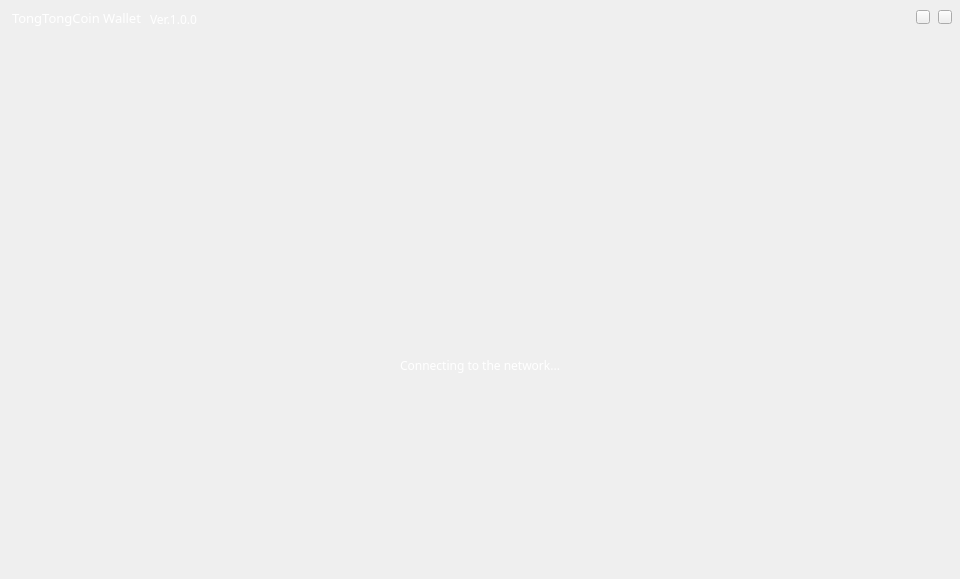
<?xml version="1.0" encoding="UTF-8"?>
<ui version="4.0">
 <class>WaitingForSync</class>
 <widget class="QWidget" name="WaitingForSync">
  <property name="geometry">
   <rect>
    <x>0</x>
    <y>0</y>
    <width>960</width>
    <height>579</height>
   </rect>
  </property>
  <property name="windowTitle">
   <string>Form</string>
  </property>
  <widget class="QToolButton" name="minBtn">
   <property name="geometry">
    <rect>
     <x>916</x>
     <y>10</y>
     <width>14</width>
     <height>14</height>
    </rect>
   </property>
   <property name="cursor">
    <cursorShape>PointingHandCursor</cursorShape>
   </property>
   <property name="focusPolicy">
    <enum>Qt::NoFocus</enum>
   </property>
   <property name="text">
    <string/>
   </property>
  </widget>
  <widget class="QToolButton" name="closeBtn">
   <property name="geometry">
    <rect>
     <x>938</x>
     <y>10</y>
     <width>14</width>
     <height>14</height>
    </rect>
   </property>
   <property name="cursor">
    <cursorShape>PointingHandCursor</cursorShape>
   </property>
   <property name="focusPolicy">
    <enum>Qt::NoFocus</enum>
   </property>
   <property name="text">
    <string/>
   </property>
  </widget>
  <widget class="QLabel" name="logoLabel">
   <property name="geometry">
    <rect>
     <x>380</x>
     <y>137</y>
     <width>231</width>
     <height>112</height>
    </rect>
   </property>
   <property name="text">
    <string/>
   </property>
   <property name="alignment">
    <set>Qt::AlignCenter</set>
   </property>
  </widget>
  <widget class="QLabel" name="textLabel">
   <property name="geometry">
    <rect>
     <x>381</x>
     <y>220</y>
     <width>197</width>
     <height>29</height>
    </rect>
   </property>
   <property name="font">
    <font>
     <family>宋体</family>
     <pointsize>24</pointsize>
     <weight>75</weight>
     <bold>true</bold>
    </font>
   </property>
   <property name="styleSheet">
    <string notr="true">color: rgb(255, 255, 255);</string>
   </property>
   <property name="text">
    <string/>
   </property>
   <property name="alignment">
    <set>Qt::AlignCenter</set>
   </property>
  </widget>
  <widget class="QLabel" name="gifLabel">
   <property name="geometry">
    <rect>
     <x>465</x>
     <y>301</y>
     <width>39</width>
     <height>39</height>
    </rect>
   </property>
   <property name="text">
    <string/>
   </property>
  </widget>
  <widget class="QLabel" name="loadingLabel">
   <property name="geometry">
    <rect>
     <x>330</x>
     <y>350</y>
     <width>300</width>
     <height>30</height>
    </rect>
   </property>
   <property name="font">
    <font>
     <family>微软雅黑</family>
     <pointsize>9</pointsize>
    </font>
   </property>
   <property name="styleSheet">
    <string notr="true">color: rgb(255, 255, 255);</string>
   </property>
   <property name="text">
    <string>Connecting to the network...</string>
   </property>
   <property name="alignment">
    <set>Qt::AlignCenter</set>
   </property>
  </widget>
  <widget class="QLabel" name="versionLabel_2">
   <property name="geometry">
    <rect>
     <x>12</x>
     <y>10</y>
     <width>131</width>
     <height>16</height>
    </rect>
   </property>
   <property name="font">
    <font>
     <family>微软雅黑</family>
     <pointsize>10</pointsize>
    </font>
   </property>
   <property name="styleSheet">
    <string notr="true">color: rgb(255, 255, 255);</string>
   </property>
   <property name="text">
    <string>TongTongCoin Wallet</string>
   </property>
  </widget>
  <widget class="QLabel" name="versionLabel">
   <property name="geometry">
    <rect>
     <x>150</x>
     <y>12</y>
     <width>81</width>
     <height>14</height>
    </rect>
   </property>
   <property name="font">
    <font>
     <family>微软雅黑</family>
     <pointsize>9</pointsize>
    </font>
   </property>
   <property name="styleSheet">
    <string notr="true">color: rgb(255, 255, 255);</string>
   </property>
   <property name="text">
    <string>Ver.1.0.0</string>
   </property>
  </widget>
 </widget>
 <tabstops>
  <tabstop>minBtn</tabstop>
  <tabstop>closeBtn</tabstop>
 </tabstops>
 <resources/>
 <connections/>
</ui>
